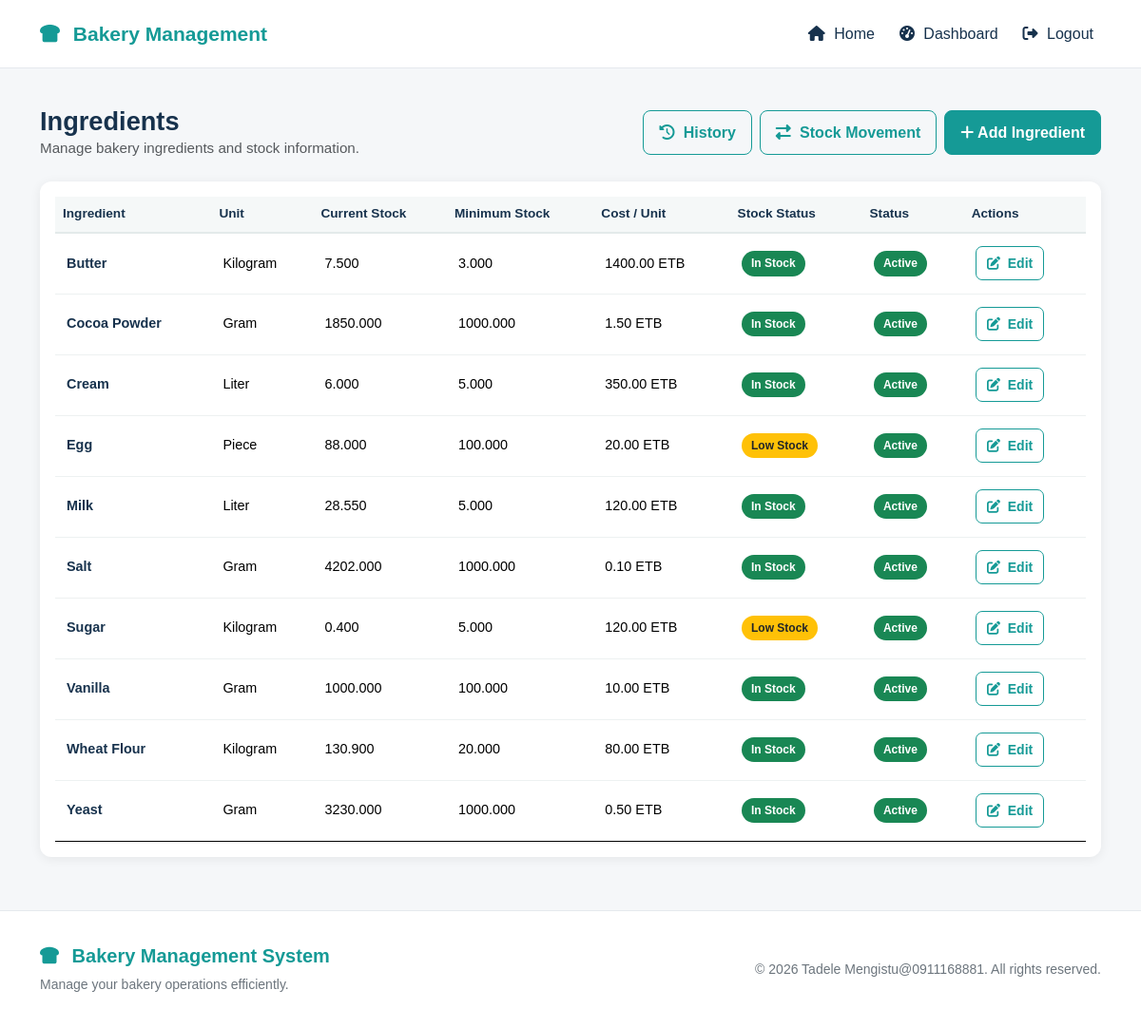
/ingredients/ (signed in), run on the app's committed database.
### bekapp/models.py (models this page shows, shortened)
class Ingredient(models.Model):
    class Unit(models.TextChoices):
        KG = "KG", "Kilogram"
        GRAM = "GRAM", "Gram"
        LITER = "LITER", "Liter"
        ML = "ML", "Milliliter"
        PIECE = "PIECE", "Piece"
    name = models.CharField(max_length=150, unique=True)
    unit = models.CharField(
        max_length=20,
        choices=Unit.choices,
    )
    current_stock = models.DecimalField(
        max_digits=10,
        decimal_places=3,
        default=0,
    )
    minimum_stock = models.DecimalField(
        max_digits=10,
        decimal_places=3,
        default=0,
    )
    cost_per_unit = models.DecimalField(
        max_digits=10,
        decimal_places=2,
        default=0,
    )
    is_active = models.BooleanField(default=True)
    created_at = models.DateTimeField(auto_now_add=True)
    updated_at = models.DateTimeField(auto_now=True)
    class Meta:
        ordering = ["name"]

### bekapp/views.py (the view)
def ingredient_list(request):
    if not request.user.is_authenticated:
        return redirect('login')
    if request.user.role != 'OWNER':
        return redirect('dashboard')
    ingredients = Ingredient.objects.all().order_by('name')
    return render(
        request,
        'bekapp/ingredient_list.html',
        {
            'ingredients': ingredients,
        }
    )

### bekapp/templates/bekapp/ingredient_list.html (shortened to what this page needs)
{% extends "bekapp/base.html" %}
{% load static %}
{% block extra_css %}
<link
    rel="stylesheet"
    href="{% static 'bekapp/css/ingredient-list.css' %}"
>
{% endblock %}
{% block content %}
<section class="ingredient-list-page">
    <div class="container py-4">
        <div class="d-flex justify-content-between align-items-center mb-4">
            <div>
                <h1>Ingredients</h1>
                <p class="text-muted mb-0">
                    Manage bakery ingredients and stock information.
                </p>
            </div>
          <div class="d-flex gap-2">
                <a
                    href="{% url 'stock_movement_list' %}"
                    class="btn btn-outline-primary"
                >
                    <i class="fas fa-history"></i>
                    History
                </a>
                <a
                    href="{% url 'stock_movement_create' %}"
                    class="btn btn-outline-primary"
                >
                    <i class="fas fa-exchange-alt"></i>
                    Stock Movement
                </a>
                <a
                    href="{% url 'ingredient_create' %}"
                    class="btn btn-primary"
                >
                    <i class="fas fa-plus"></i>
                    Add Ingredient
                </a>
            </div>
        </div>
        <div class="card">
            <div class="card-body">
                {% if ingredients %}
                    <div class="table-responsive">
                        <table class="table table-hover align-middle">
                            <thead>
                                <tr>
                                    <th>Ingredient</th>
                                    <th>Unit</th>
                                    <th>Current Stock</th>
                                    <th>Minimum Stock</th>
                                    <th>Cost / Unit</th>
                                    <th>Stock Status</th>
                                    <th>Status</th>
                                    <th>Actions</th>
                                </tr>
                            </thead>
                            <tbody>
                                {% for ingredient in ingredients %}
                                    <tr>
                                        <td>
                                            <strong>
                                                {{ ingredient.name }}
                                            </strong>
                                        </td>
                                        <td>
                                            {{ ingredient.get_unit_display }}
                                        </td>
                                        <td>
                                            {{ ingredient.current_stock }}
                                        </td>
                                        <td>
                                            {{ ingredient.minimum_stock }}
                                        </td>
                                        <td>
                                            {{ ingredient.cost_per_unit }} ETB
                                        </td>
                                        <td>
                                            {% if ingredient.current_stock <= 0 %}
                                                <span class="badge bg-danger">
                                                    Out of Stock
                                                </span>
                                            {% elif ingredient.current_stock < ingredient.minimum_stock %}
                                                <span class="badge bg-warning text-dark">
                                                    Low Stock
                                                </span>
                                            {% else %}
                                                <span class="badge bg-success">
                                                    In Stock
                                                </span>
                                            {% endif %}
                                        </td>
                                        <td>
                                            {% if ingredient.is_active %}
                                                <span class="badge bg-success">
                                                    Active
                                                </span>
                                            {% else %}
                                                <span class="badge bg-secondary">
                                                    Inactive
                                                </span>
                                            {% endif %}
                                        </td>
                                        <td>
                                            <a
                                                href="{% url 'ingredient_edit' ingredient.pk %}"
                                                class="btn btn-sm btn-outline-primary"
                                            >
                                                <i class="fas fa-edit"></i>
                                                Edit
                                            </a>
                                        </td>
                                    </tr>
                                {% endfor %}
                            </tbody>
                        </table>
                    </div>
                {% endif %}
            </div>
        </div>
    </div>
</section>
{% endblock %}

### bekapp/static/bekapp/css/style.css (style rules this page uses)
html, body { margin: 0; padding: 0; }
body { min-height: 100vh; background: #f5f7f9; color: #17324d; font-family: Arial, Helvetica, sans-serif; }

### bekapp/static/bekapp/css/ingredient-list.css (style rules this page uses)
.ingredient-list-page { padding: 1rem 0 2rem; }
.ingredient-list-page h1 { margin: 0; font-size: 1.7rem; font-weight: 700; color: #17324d; }
.ingredient-list-page .text-muted { font-size: 0.95rem; }
.ingredient-list-page .btn-primary { background-color: #159a96; border-color: #159a96; color: #ffffff; font-weight: 600; border-radius: 8px; padding: 0.65rem 1rem; }
.ingredient-list-page .card { border: none; border-radius: 12px; box-shadow: 0 2px 12px rgba(0, 0, 0, 0.07); overflow: hidden; }
.ingredient-list-page .card-body { padding: 1rem; }
.ingredient-list-page .table { margin-bottom: 0; }
.ingredient-list-page .table thead th { background-color: #f5f8f8; color: #17324d; font-size: 0.85rem; font-weight: 700; white-space: nowrap; border-bottom: 2px solid #e3eaea; }
.ingredient-list-page .table tbody td { padding: 0.85rem 0.75rem; vertical-align: middle; font-size: 0.9rem; white-space: nowrap; }
.ingredient-list-page .table tbody tr { border-bottom: 1px solid #edf1f1; }
.ingredient-list-page .table tbody tr:last-child { border-bottom: none; }
.ingredient-list-page .table tbody td strong { color: #17324d; font-weight: 700; }
.ingredient-list-page .badge { font-size: 0.75rem; font-weight: 600; padding: 0.45rem 0.65rem; border-radius: 20px; }
.ingredient-list-page .table .btn-outline-primary { color: #159a96; border-color: #159a96; background-color: transparent; font-weight: 600; border-radius: 7px; padding: 0.4rem 0.7rem; white-space: nowrap; transition: background-color 0.2s ease, border-color 0.2s ease, color 0.2s ease; }
.ingredient-list-page .table .btn-outline-primary i { margin-right: 0.25rem; }
.ingredient-list-page .btn-outline-primary { color: #159a96; border-color: #159a96; background-color: transparent; font-weight: 600; border-radius: 8px; padding: 0.65rem 1rem; }
.ingredient-list-page .btn-outline-primary i { margin-right: 0.3rem; }

### data on the page
Ingredient: name "Butter", unit "Kilogram", current_stock "7.500", minimum_stock "3.000", cost_per_unit "1400.00", shows "In Stock", is_active "Active"
Ingredient: name "Cocoa Powder", unit "Gram", current_stock "1850.000", minimum_stock "1000.000", cost_per_unit "1.50", shows "In Stock", is_active "Active"
Ingredient: name "Cream", unit "Liter", current_stock "6.000", minimum_stock "5.000", cost_per_unit "350.00", shows "In Stock", is_active "Active"
Ingredient: name "Egg", unit "Piece", current_stock "88.000", minimum_stock "100.000", cost_per_unit "20.00", shows "Low Stock", is_active "Active"
Ingredient: name "Milk", unit "Liter", current_stock "28.550", minimum_stock "5.000", cost_per_unit "120.00", shows "In Stock", is_active "Active"
Ingredient: name "Salt", unit "Gram", current_stock "4202.000", minimum_stock "1000.000", cost_per_unit "0.10", shows "In Stock", is_active "Active"
Ingredient: name "Sugar", unit "Kilogram", current_stock "0.400", minimum_stock "5.000", cost_per_unit "120.00", shows "Low Stock", is_active "Active"
Ingredient: name "Vanilla", unit "Gram", current_stock "1000.000", minimum_stock "100.000", cost_per_unit "10.00", shows "In Stock", is_active "Active"
Ingredient: name "Wheat Flour", unit "Kilogram", current_stock "130.900", minimum_stock "20.000", cost_per_unit "80.00", shows "In Stock", is_active "Active"
Ingredient: name "Yeast", unit "Gram", current_stock "3230.000", minimum_stock "1000.000", cost_per_unit "0.50", shows "In Stock", is_active "Active"
